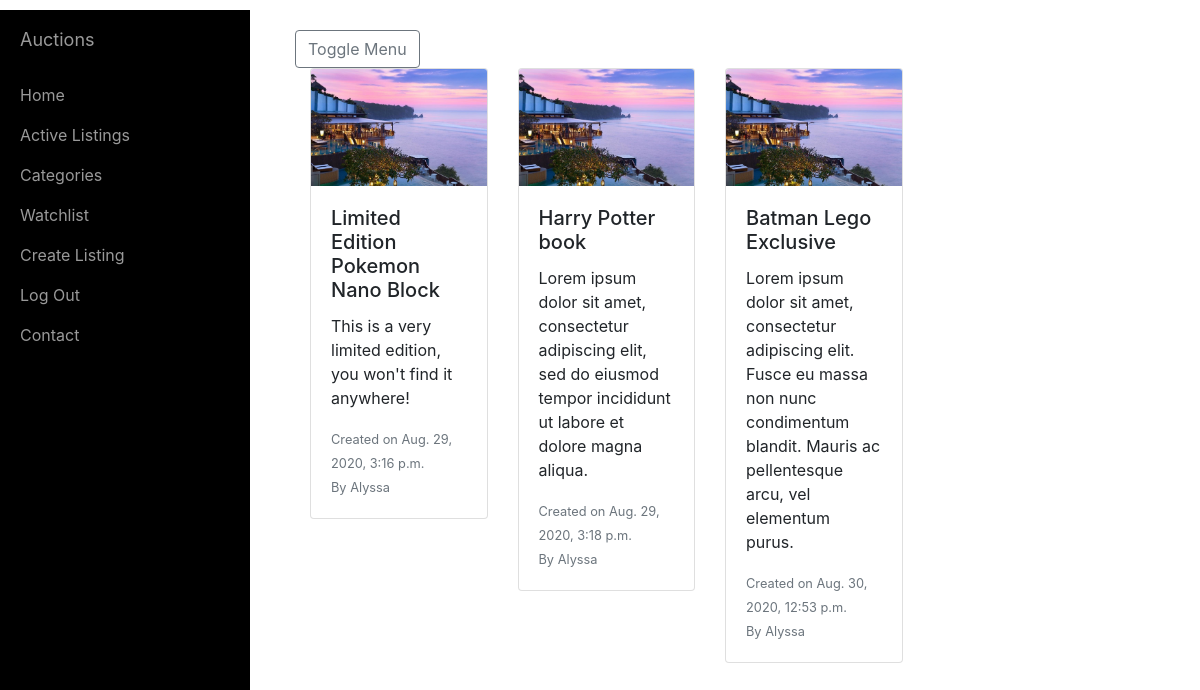
The page /categories/hobby on the database its author committed.
### auctions/models.py (models this page shows, shortened)
class Listing(models.Model):
    title = models.CharField(max_length=128)
    description = models.TextField()
    start_price = models.DecimalField(max_digits=12, decimal_places=2)
    seller = models.ForeignKey(User, on_delete=models.CASCADE, related_name="seller")
    category = models.ManyToManyField(Category, blank=True, related_name="items")
    created_date = models.DateTimeField(default=timezone.now)
    image_url = models.URLField(blank=True)
    is_active = models.BooleanField(default=True)

class User(AbstractUser):
    watchlist = models.ManyToManyField("Listing", blank=True, related_name="added_by")

### auctions/views.py (the view)
# urls.py: path("categories/<str:category>", views.category_view, name="categories"),
def category_view(request, category):
    try:
        category = Category.objects.get(name=category)
        category_id = category.id
        filtered_listings = Listing.objects.filter(category=category_id)
        return render(request, "auctions/category.html", {
            "filtered_listings": filtered_listings
        })
    except:
        return render(request, "auctions/error.html")

### auctions/templates/auctions/category.html
{% extends 'auctions/layout-listing.html' %}
{% load static %}
{% block body %}
<div class="container-fluid padding">
    <div class="row padding">
        <div class="row col-12">
            {% for listing in filtered_listings  %}
            <div class="col-sm-12 col-md-6 col-lg-3">
                <div class="card-deck">
                    <div class="card">
                        <a href="{% url 'listing' listing.id %}" class="stretched-link">
                            <img src="{% static 'auctions/images/sample.jpg' %}" class="card-img-top" alt="Image"></a>
                        <div class="card-body">
                            <h5 class="card-title">{{ listing.title }}</h5>
                            <p class="card-text">{{ listing.description }}</p>
                            <div class="card-text"><small class="text-muted">Created on {{ listing.created_date }}</small></div>
                            <div class="card-text"><small class="text-muted">By {{ listing.seller }}</small></div>
                        </div>
                    </div>
                </div>
            </div>
            {% endfor %}
        </div>
    </div>
</div>
{% endblock body %}

### auctions/static/auctions/styles.css (style rules this page uses)
body { padding: 10px; }

### rows shown on the page
Listing: title "Limited Edition Pokemon Nano Block", description "This is a very limited edition, you won't find it anywhere!", created_date "Aug. 29, 2020, 3:16 p.m.", seller "Alyssa"
Listing: title "Harry Potter book", description "Lorem ipsum dolor sit amet, consectetur adipiscing elit, sed do eiusmod tempor incididunt ut labore et dolore magna aliqua.", created_date "Aug. 29, 2020, 3:18 p.m.", seller "Alyssa"
Listing: title "Batman Lego Exclusive", description "Lorem ipsum dolor sit amet, consectetur adipiscing elit. Fusce eu massa non nunc condimentum blandit. Mauris ac pellentesque arcu, vel elementum purus.", created_date "Aug. 30, 2020, 12:53 p.m.", seller "Alyssa"
